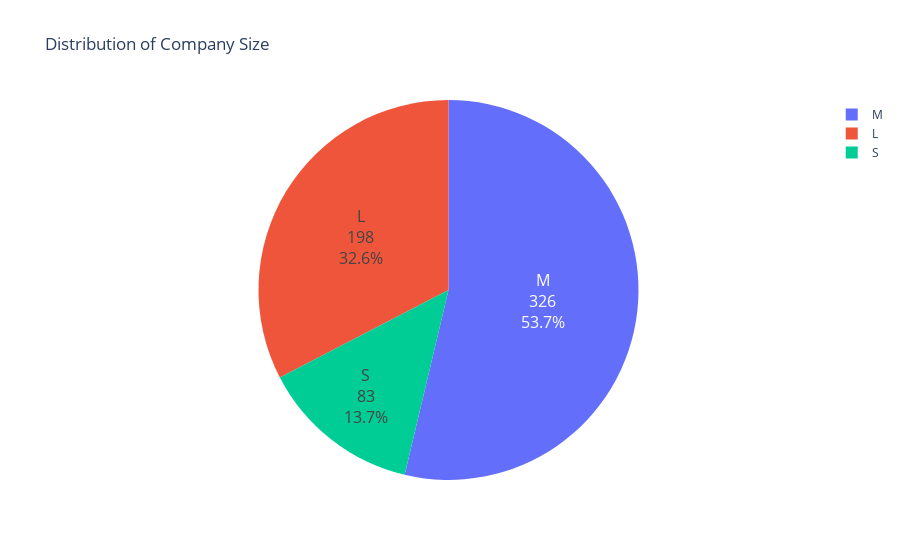

This figure's notebook cell:
### Markdown cell above
### 2.1.5 Company Size<a class="anchor" id="CompanySize"></a>

According to definition, there 3 types of sizes among the companies in the dataset:
* S - less than 50 employees (small) 
* M - 50 to 250 employees (medium) 
* L - more than 250 employees (large)

### Code cell
company_sizes = df['company_size'].value_counts()

fig = px.pie(values=company_sizes.values, names=company_sizes.index, title='Distribution of Company Size')
fig.update_traces(textinfo='label+percent+value', textfont_size=16)
fig.show()

### Figure 1 — Plotly figure (JSON) as saved in the notebook; plotly's stock layout.template omitted (floating-point values rounded to 4 significant figures)
{"data": [{"domain": {"x": [0, 1], "y": [0, 1]}, "hovertemplate": "label=%{label}<br>value=%{value}<extra></extra>", "labels": ["M", "L", "S"], "legendgroup": "", "name": "", "showlegend": true, "textfont": {"size": 16}, "textinfo": "label+percent+value", "type": "pie", "values": [326, 198, 83]}], "layout": {"legend": {"tracegroupgap": 0}, "title": {"text": "Distribution of Company Size"}}}
